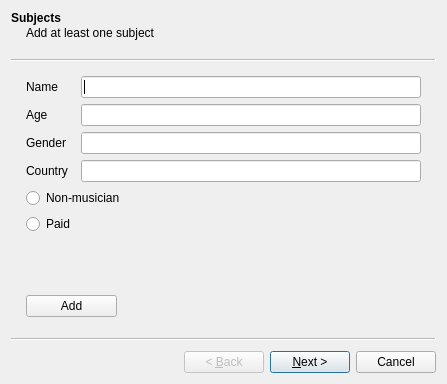
<?xml version="1.0" encoding="UTF-8"?>
<ui version="4.0">
 <class>Wizard</class>
 <widget class="QWizard" name="Wizard">
  <property name="geometry">
   <rect>
    <x>0</x>
    <y>0</y>
    <width>447</width>
    <height>384</height>
   </rect>
  </property>
  <property name="windowTitle">
   <string>Wizard</string>
  </property>
  <property name="windowIcon">
   <iconset resource="../icons.qrc">
    <normaloff>:/resources/icon.svg</normaloff>:/resources/icon.svg</iconset>
  </property>
  <property name="wizardStyle">
   <enum>QWizard::ClassicStyle</enum>
  </property>
  <property name="options">
   <set>QWizard::ExtendedWatermarkPixmap</set>
  </property>
  <property name="titleFormat">
   <enum>Qt::AutoText</enum>
  </property>
  <widget class="QWizardPage" name="wizardSubjectPage">
   <property name="title">
    <string>Subjects</string>
   </property>
   <property name="subTitle">
    <string>Add at least one subject</string>
   </property>
   <attribute name="pageId">
    <string notr="true">1</string>
   </attribute>
   <layout class="QGridLayout" name="gridLayout">
    <item row="0" column="0" colspan="3">
     <layout class="QFormLayout" name="formLayout_2">
      <item row="0" column="0">
       <widget class="QLabel" name="nameLabel">
        <property name="text">
         <string>Name</string>
        </property>
       </widget>
      </item>
      <item row="0" column="1">
       <widget class="QLineEdit" name="nameLineEdit"/>
      </item>
      <item row="1" column="0">
       <widget class="QLabel" name="ageLabel">
        <property name="text">
         <string>Age</string>
        </property>
       </widget>
      </item>
      <item row="1" column="1">
       <widget class="QLineEdit" name="ageLineEdit"/>
      </item>
      <item row="2" column="0">
       <widget class="QLabel" name="genderLabel">
        <property name="text">
         <string>Gender</string>
        </property>
       </widget>
      </item>
      <item row="2" column="1">
       <widget class="QLineEdit" name="genderLineEdit"/>
      </item>
      <item row="3" column="0">
       <widget class="QLabel" name="countryLabel">
        <property name="text">
         <string>Country</string>
        </property>
       </widget>
      </item>
      <item row="3" column="1">
       <widget class="QLineEdit" name="countryLineEdit"/>
      </item>
      <item row="4" column="0" colspan="2">
       <widget class="QRadioButton" name="nonMusicianRadioButton">
        <property name="layoutDirection">
         <enum>Qt::LeftToRight</enum>
        </property>
        <property name="text">
         <string>Non-musician</string>
        </property>
       </widget>
      </item>
      <item row="5" column="0">
       <widget class="QRadioButton" name="paidRadioButton">
        <property name="layoutDirection">
         <enum>Qt::LeftToRight</enum>
        </property>
        <property name="text">
         <string>Paid</string>
        </property>
       </widget>
      </item>
     </layout>
    </item>
    <item row="3" column="1" colspan="2">
     <spacer name="horizontalSpacer">
      <property name="orientation">
       <enum>Qt::Horizontal</enum>
      </property>
      <property name="sizeHint" stdset="0">
       <size>
        <width>298</width>
        <height>24</height>
       </size>
      </property>
     </spacer>
    </item>
    <item row="2" column="0">
     <spacer name="verticalSpacer">
      <property name="orientation">
       <enum>Qt::Vertical</enum>
      </property>
      <property name="sizeHint" stdset="0">
       <size>
        <width>20</width>
        <height>28</height>
       </size>
      </property>
     </spacer>
    </item>
    <item row="3" column="0">
     <widget class="QPushButton" name="pushButton">
      <property name="text">
       <string>Add</string>
      </property>
     </widget>
    </item>
   </layout>
  </widget>
  <widget class="QWizardPage" name="wizardStimuliPage">
   <property name="title">
    <string>Stimuli</string>
   </property>
   <property name="subTitle">
    <string>Import your music example collection</string>
   </property>
   <layout class="QGridLayout" name="gridLayout_5">
    <item row="0" column="0">
     <layout class="QVBoxLayout" name="verticalLayout">
      <item>
       <layout class="QHBoxLayout" name="horizontalLayout_2">
        <item>
         <widget class="QLabel" name="collectionFileLabel">
          <property name="text">
           <string>Collection File</string>
          </property>
         </widget>
        </item>
        <item>
         <widget class="QLineEdit" name="collectionFileLineEdit"/>
        </item>
        <item>
         <widget class="QToolButton" name="openCollectionFileButton">
          <property name="text">
           <string>&amp;Open</string>
          </property>
          <property name="shortcut">
           <string>Ctrl+O</string>
          </property>
         </widget>
        </item>
       </layout>
      </item>
     </layout>
    </item>
    <item row="1" column="0">
     <layout class="QGridLayout" name="gridLayout_2">
      <item row="0" column="0">
       <widget class="QPushButton" name="previousButton">
        <property name="text">
         <string>P&amp;rev</string>
        </property>
        <property name="shortcut">
         <string>Ctrl+R</string>
        </property>
        <property name="flat">
         <bool>false</bool>
        </property>
       </widget>
      </item>
      <item row="0" column="1">
       <widget class="QPushButton" name="playButton">
        <property name="sizePolicy">
         <sizepolicy hsizetype="Fixed" vsizetype="Fixed">
          <horstretch>0</horstretch>
          <verstretch>0</verstretch>
         </sizepolicy>
        </property>
        <property name="minimumSize">
         <size>
          <width>79</width>
          <height>0</height>
         </size>
        </property>
        <property name="text">
         <string>&amp;Play</string>
        </property>
        <property name="shortcut">
         <string>Ctrl+P</string>
        </property>
       </widget>
      </item>
      <item row="0" column="2">
       <widget class="QPushButton" name="nextButton">
        <property name="text">
         <string>N&amp;ext</string>
        </property>
        <property name="shortcut">
         <string>Ctrl+E</string>
        </property>
       </widget>
      </item>
      <item row="0" column="3">
       <widget class="QSlider" name="gainSlider">
        <property name="minimumSize">
         <size>
          <width>84</width>
          <height>27</height>
         </size>
        </property>
        <property name="autoFillBackground">
         <bool>false</bool>
        </property>
        <property name="maximum">
         <number>100</number>
        </property>
        <property name="value">
         <number>50</number>
        </property>
        <property name="orientation">
         <enum>Qt::Horizontal</enum>
        </property>
        <property name="invertedAppearance">
         <bool>false</bool>
        </property>
        <property name="invertedControls">
         <bool>false</bool>
        </property>
        <property name="tickPosition">
         <enum>QSlider::TicksBelow</enum>
        </property>
        <property name="tickInterval">
         <number>25</number>
        </property>
       </widget>
      </item>
     </layout>
    </item>
    <item row="2" column="0">
     <layout class="QGridLayout" name="gridLayout_4">
      <property name="sizeConstraint">
       <enum>QLayout::SetNoConstraint</enum>
      </property>
      <item row="1" column="0">
       <widget class="QSlider" name="posSlider">
        <property name="sizePolicy">
         <sizepolicy hsizetype="Expanding" vsizetype="Fixed">
          <horstretch>0</horstretch>
          <verstretch>0</verstretch>
         </sizepolicy>
        </property>
        <property name="minimumSize">
         <size>
          <width>211</width>
          <height>0</height>
         </size>
        </property>
        <property name="maximum">
         <number>100</number>
        </property>
        <property name="value">
         <number>0</number>
        </property>
        <property name="tracking">
         <bool>false</bool>
        </property>
        <property name="orientation">
         <enum>Qt::Horizontal</enum>
        </property>
        <property name="tickPosition">
         <enum>QSlider::TicksBelow</enum>
        </property>
        <property name="tickInterval">
         <number>25</number>
        </property>
       </widget>
      </item>
      <item row="1" column="1">
       <widget class="QTimeEdit" name="posTime">
        <property name="sizePolicy">
         <sizepolicy hsizetype="Fixed" vsizetype="Fixed">
          <horstretch>0</horstretch>
          <verstretch>0</verstretch>
         </sizepolicy>
        </property>
        <property name="maximumSize">
         <size>
          <width>51</width>
          <height>21</height>
         </size>
        </property>
        <property name="contextMenuPolicy">
         <enum>Qt::CustomContextMenu</enum>
        </property>
        <property name="alignment">
         <set>Qt::AlignCenter</set>
        </property>
        <property name="readOnly">
         <bool>true</bool>
        </property>
        <property name="buttonSymbols">
         <enum>QAbstractSpinBox::NoButtons</enum>
        </property>
        <property name="correctionMode">
         <enum>QAbstractSpinBox::CorrectToNearestValue</enum>
        </property>
        <property name="currentSection">
         <enum>QDateTimeEdit::MinuteSection</enum>
        </property>
        <property name="displayFormat">
         <string>mm:ss</string>
        </property>
       </widget>
      </item>
     </layout>
    </item>
    <item row="3" column="0">
     <widget class="QTableView" name="playTable">
      <property name="editTriggers">
       <set>QAbstractItemView::NoEditTriggers</set>
      </property>
      <property name="tabKeyNavigation">
       <bool>false</bool>
      </property>
      <property name="showDropIndicator" stdset="0">
       <bool>false</bool>
      </property>
      <property name="dragDropOverwriteMode">
       <bool>false</bool>
      </property>
      <property name="selectionMode">
       <enum>QAbstractItemView::SingleSelection</enum>
      </property>
      <property name="selectionBehavior">
       <enum>QAbstractItemView::SelectRows</enum>
      </property>
      <attribute name="horizontalHeaderStretchLastSection">
       <bool>true</bool>
      </attribute>
     </widget>
    </item>
   </layout>
  </widget>
  <widget class="QWizardPage" name="wizardTagsPage">
   <property name="title">
    <string>Tags</string>
   </property>
   <property name="subTitle">
    <string>Add taggable categories or classes</string>
   </property>
   <layout class="QGridLayout" name="gridLayout_3">
    <item row="0" column="0" rowspan="2" colspan="3">
     <layout class="QFormLayout" name="formLayout_4">
      <item row="0" column="0">
       <widget class="QLabel" name="nameLabel_3">
        <property name="text">
         <string>Name</string>
        </property>
       </widget>
      </item>
      <item row="0" column="1">
       <widget class="QLineEdit" name="nameLineEdit_3"/>
      </item>
      <item row="1" column="0">
       <widget class="QLabel" name="descriptionLabel">
        <property name="text">
         <string>Description</string>
        </property>
       </widget>
      </item>
      <item row="1" column="1">
       <widget class="QPlainTextEdit" name="descriptionPlainTextEdit"/>
      </item>
      <item row="2" column="0">
       <widget class="QLabel" name="label">
        <property name="text">
         <string>Minimum</string>
        </property>
       </widget>
      </item>
      <item row="2" column="1">
       <widget class="QSpinBox" name="spinBox"/>
      </item>
      <item row="3" column="0">
       <widget class="QLabel" name="label_2">
        <property name="text">
         <string>Minimum</string>
        </property>
       </widget>
      </item>
      <item row="3" column="1">
       <widget class="QSpinBox" name="spinBox_2"/>
      </item>
     </layout>
    </item>
    <item row="3" column="0" colspan="2">
     <widget class="QPushButton" name="addButton">
      <property name="text">
       <string>Add</string>
      </property>
     </widget>
    </item>
    <item row="3" column="2">
     <spacer name="horizontalSpacer_2">
      <property name="orientation">
       <enum>Qt::Horizontal</enum>
      </property>
      <property name="sizeHint" stdset="0">
       <size>
        <width>309</width>
        <height>24</height>
       </size>
      </property>
     </spacer>
    </item>
    <item row="2" column="0">
     <spacer name="verticalSpacer_2">
      <property name="orientation">
       <enum>Qt::Vertical</enum>
      </property>
      <property name="sizeHint" stdset="0">
       <size>
        <width>20</width>
        <height>40</height>
       </size>
      </property>
     </spacer>
    </item>
   </layout>
  </widget>
 </widget>
 <resources>
  <include location="../icons.qrc"/>
 </resources>
 <connections/>
</ui>
